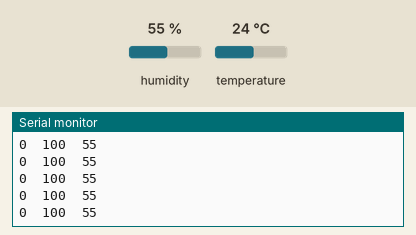
This sketch was run on a simulated Arduino Uno, built with avr-gcc and run on an emulated ATmega328P. Shown: the last lines printed to the serial monitor. The inputs (shaded band) are chosen by the test bench; at power-on: humidity 55 %, temperature 24 °C.

Above: at 2.8 s.
2.9 s: humidity set to 22 %
At 4.5 s:
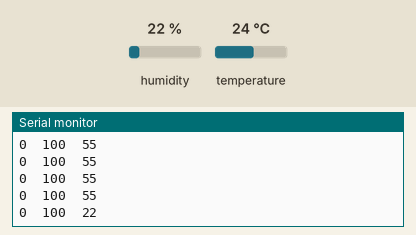
5.6 s: humidity set to 40 %
At 6.0 s:
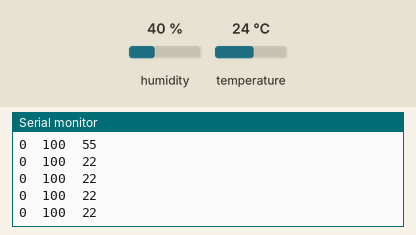
Timing chart, 0 to 8.6 s (numbered marks = the images above; inputs shaded):
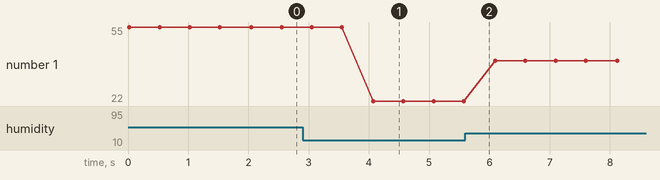

The sketch:

DHT_test.ino
```cpp
#include "DHT.h"
#define DHTTYPE DHT11
#define DHTPIN 8

DHT dht(DHTPIN, DHTTYPE);

void setup() {
  dht.begin();

  Serial.begin(9600);
}

void loop() {
  int data = dht.readHumidity();
  Serial.print(0);
  Serial.print("\t");
  Serial.print(100);
  Serial.print("\t");
  Serial.print(data);
  Serial.println();

  delay(500);
}
```

Measured:
- after the input at 2.9 s, the serial monitor: prints a new line after 1.2 s (image 1)
- plotted number 1: 55 → 22 after the input at 2.9 s, 22 → 40 after the input at 5.6 s
